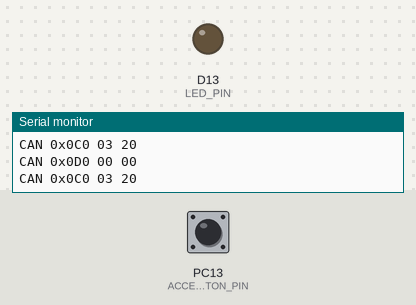
A sketch run on a simulated STM32 Nucleo. Parts: output pins drawn as LEDs (lit = HIGH), the last lines printed to the serial monitor. Dashed ring = blinking. The test bench sets the inputs (shaded band); at power-on: PC13 (ACCEL_BUTTON_PIN) HIGH.

Above: at 1.2 s.
1.3 s: PC13 (ACCEL_BUTTON_PIN) pulled LOW for 0.15 s
At 1.38 s:
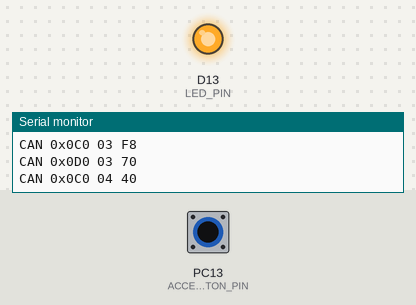
2.9 s: PC13 (ACCEL_BUTTON_PIN) pulled LOW for 1 s
At 4.2 s:
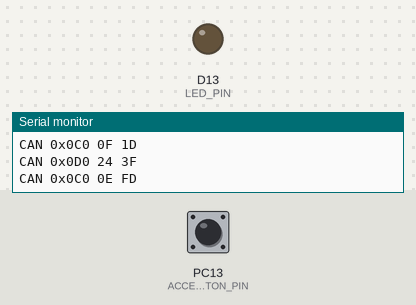
5.4 s: PC13 (ACCEL_BUTTON_PIN) pulsed LOW 2 times (0.12 s each, 0.3 s apart)
At 5.76 s:
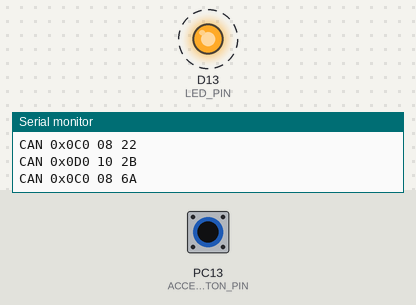
7.5 s: PC13 (ACCEL_BUTTON_PIN) driven LOW
At 8.1 s:
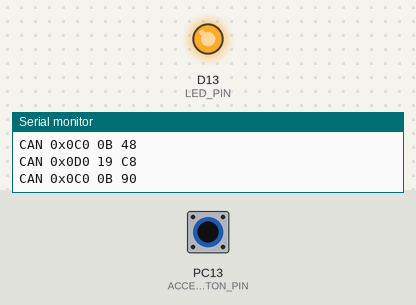
10.0 s: PC13 (ACCEL_BUTTON_PIN) driven HIGH
At 10.3 s:
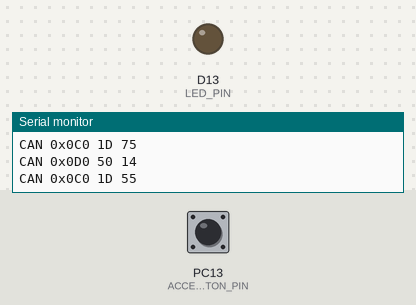
Timing chart, 0 to 12.5 s (numbered marks = the images above; inputs shaded):
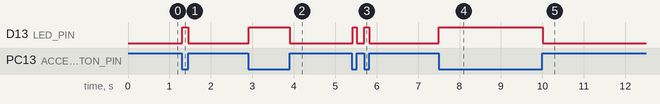

The sketch:

stm32_can_ecu.ino
```cpp
#include <Arduino.h>

// Nucleo-F446RE の青色 USER ボタンは PC13 (押すと LOW)
#define ACCEL_BUTTON_PIN PC13
#define LED_PIN          LED_BUILTIN // PA5 (緑色 LD2)

float targetSpeed = 0.0f;
float currentSpeed = 0.0f;
float currentRpm = 800.0f; // アイドリング 800 RPM

void setup() {
    Serial.begin(115200);
    pinMode(ACCEL_BUTTON_PIN, INPUT);
    pinMode(LED_PIN, OUTPUT);
    digitalWrite(LED_PIN, LOW);
}

void loop() {
    bool isAccelerating = (digitalRead(ACCEL_BUTTON_PIN) == LOW);
    digitalWrite(LED_PIN, isAccelerating ? HIGH : LOW);

    // アクセル ON で急加速、OFF で自然減速
    if (isAccelerating) {
        currentSpeed += 2.2f;
        if (currentSpeed > 220.0f) currentSpeed = 220.0f;
    } else {
        currentSpeed -= 1.0f;
        if (currentSpeed < 0.0f) currentSpeed = 0.0f;
    }

    // 車速に応じたタコメーター (0 - 8000 RPM)
    currentRpm = (currentSpeed / 220.0f) * 7200.0f + 800.0f;

    // 車載 CAN 形式 (ID, DLC, Data[8]) をシリアルパケットとして出力 (50Hz / 20ms 周期)
    // CAN ID 0x0D0: 車速 (km/h * 100), CAN ID 0x0C0: エンジン回転数 (RPM)
    uint16_t speedRaw = (uint16_t)(currentSpeed * 100.0f);
    uint16_t rpmRaw   = (uint16_t)currentRpm;

    Serial.printf("CAN 0x0D0 %02X %02X\n", (speedRaw >> 8) & 0xFF, speedRaw & 0xFF);
    Serial.printf("CAN 0x0C0 %02X %02X\n", (rpmRaw >> 8) & 0xFF, rpmRaw & 0xFF);

    delay(20);
}
```

Measured:
- after the input at 1.3 s, D13 (LED_PIN): LOW → HIGH at once, → LOW 0.14 s later
- after the input at 2.9 s, D13 (LED_PIN): LOW → HIGH at once, → LOW 0.99 s later
- after the input at 5.4 s, D13 (LED_PIN): alternates HIGH for 0.11 s and LOW for 0.18 s, 4 changes in all, then stays LOW, starting at once
- after the input at 7.5 s, D13 (LED_PIN): LOW → HIGH at once
- after the input at 10.0 s, D13 (LED_PIN): HIGH → LOW at once
